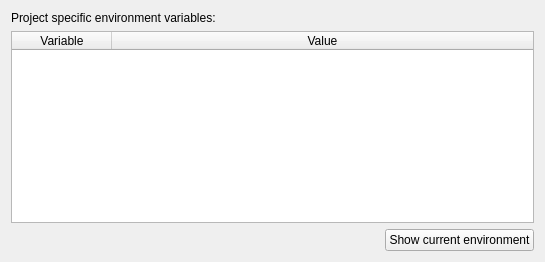
      <widget class="QWidget" name="tab_environment">
       <attribute name="title">
        <string>Environment</string>
       </attribute>
       <layout class="QVBoxLayout" name="verticalLayout_4">
        <item>
         <widget class="QLabel" name="label_3">
          <property name="text">
           <string>Project specific environment variables:</string>
          </property>
         </widget>
        </item>
        <item>
         <widget class="QTableWidget" name="tw_environment">
          <property name="contextMenuPolicy">
           <enum>Qt::CustomContextMenu</enum>
          </property>
          <property name="verticalScrollMode">
           <enum>QAbstractItemView::ScrollPerPixel</enum>
          </property>
          <property name="horizontalScrollMode">
           <enum>QAbstractItemView::ScrollPerPixel</enum>
          </property>
          <attribute name="horizontalHeaderStretchLastSection">
           <bool>true</bool>
          </attribute>
          <attribute name="verticalHeaderVisible">
           <bool>false</bool>
          </attribute>
          <column>
           <property name="text">
            <string>Variable</string>
           </property>
          </column>
          <column>
           <property name="text">
            <string>Value</string>
           </property>
          </column>
         </widget>
        </item>
        <item>
         <widget class="QWidget" name="widget_2" native="true">
          <layout class="QHBoxLayout" name="horizontalLayout_2">
           <property name="leftMargin">
            <number>0</number>
           </property>
           <property name="topMargin">
            <number>0</number>
           </property>
           <property name="rightMargin">
            <number>0</number>
           </property>
           <property name="bottomMargin">
            <number>0</number>
           </property>
           <item>
            <spacer name="horizontalSpacer">
             <property name="orientation">
              <enum>Qt::Horizontal</enum>
             </property>
             <property name="sizeHint" stdset="0">
              <size>
               <width>374</width>
               <height>20</height>
              </size>
             </property>
            </spacer>
           </item>
           <item>
            <widget class="QPushButton" name="b_showEnvironment">
             <property name="text">
              <string>Show current environment</string>
             </property>
            </widget>
           </item>
          </layout>
         </widget>
        </item>
       </layout>
      </widget>
